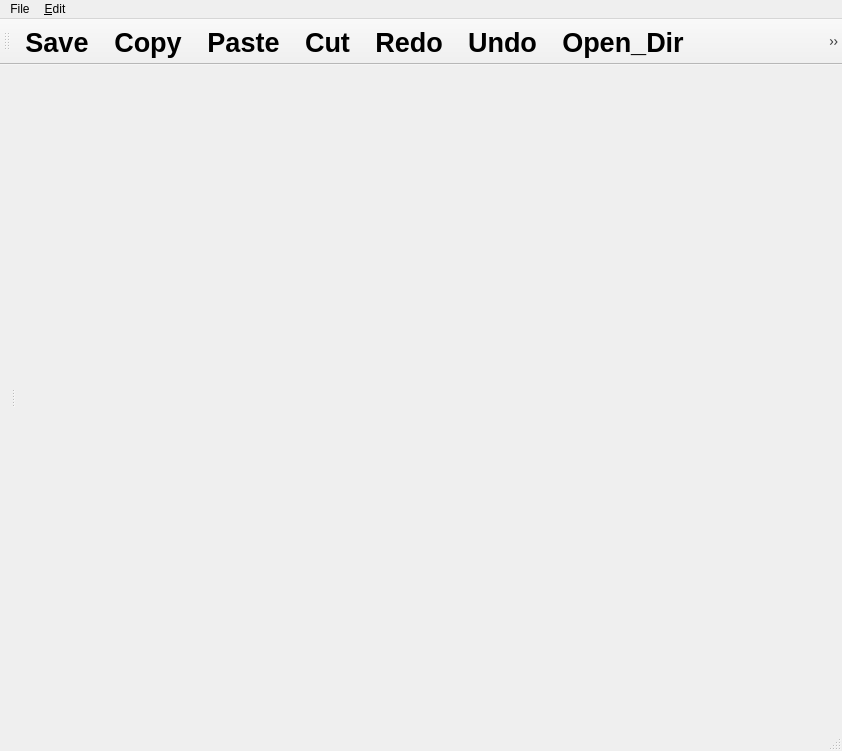
<?xml version="1.0" encoding="UTF-8"?>
<ui version="4.0">
 <class>MainWindow</class>
 <widget class="QMainWindow" name="MainWindow">
  <property name="geometry">
   <rect>
    <x>0</x>
    <y>0</y>
    <width>842</width>
    <height>751</height>
   </rect>
  </property>
  <property name="windowTitle">
   <string>MainWindow</string>
  </property>
  <property name="iconSize">
   <size>
    <width>32</width>
    <height>32</height>
   </size>
  </property>
  <widget class="QWidget" name="centralWidget">
   <layout class="QHBoxLayout" name="horizontalLayout">
    <item>
     <widget class="QSplitter" name="splitter">
      <property name="orientation">
       <enum>Qt::Horizontal</enum>
      </property>
      <widget class="QToolBox" name="toolBox">
       <property name="tabletTracking">
        <bool>false</bool>
       </property>
       <property name="acceptDrops">
        <bool>false</bool>
       </property>
       <property name="autoFillBackground">
        <bool>false</bool>
       </property>
      </widget>
      <widget class="QWidget" name="verticalLayoutWidget">
       <layout class="QVBoxLayout" name="lRight">
        <item>
         <widget class="QTabWidget" name="tabWidget">
          <property name="sizePolicy">
           <sizepolicy hsizetype="Expanding" vsizetype="Expanding">
            <horstretch>0</horstretch>
            <verstretch>0</verstretch>
           </sizepolicy>
          </property>
          <property name="minimumSize">
           <size>
            <width>548</width>
            <height>0</height>
           </size>
          </property>
          <property name="tabPosition">
           <enum>QTabWidget::North</enum>
          </property>
          <property name="tabShape">
           <enum>QTabWidget::Rounded</enum>
          </property>
          <property name="currentIndex">
           <number>-1</number>
          </property>
          <property name="iconSize">
           <size>
            <width>100</width>
            <height>20</height>
           </size>
          </property>
          <property name="elideMode">
           <enum>Qt::ElideRight</enum>
          </property>
          <property name="usesScrollButtons">
           <bool>true</bool>
          </property>
          <property name="documentMode">
           <bool>true</bool>
          </property>
          <property name="tabsClosable">
           <bool>true</bool>
          </property>
          <property name="movable">
           <bool>true</bool>
          </property>
          <property name="tabBarAutoHide">
           <bool>false</bool>
          </property>
         </widget>
        </item>
       </layout>
      </widget>
     </widget>
    </item>
   </layout>
  </widget>
  <widget class="QMenuBar" name="menuBar">
   <property name="geometry">
    <rect>
     <x>0</x>
     <y>0</y>
     <width>842</width>
     <height>22</height>
    </rect>
   </property>
   <widget class="QMenu" name="menuFile">
    <property name="title">
     <string>File</string>
    </property>
    <addaction name="action_Save"/>
    <addaction name="action_Find"/>
    <addaction name="actionadd_mkdir"/>
    <addaction name="actionOpen_File"/>
   </widget>
   <widget class="QMenu" name="menu_Edit">
    <property name="title">
     <string>&amp;Edit</string>
    </property>
    <addaction name="action_Cut"/>
    <addaction name="action_Copy"/>
    <addaction name="action_Paste"/>
    <addaction name="action_Redo"/>
    <addaction name="action_Undo"/>
   </widget>
   <addaction name="menuFile"/>
   <addaction name="menu_Edit"/>
  </widget>
  <widget class="QToolBar" name="mainToolBar">
   <property name="font">
    <font>
     <pointsize>20</pointsize>
     <weight>75</weight>
     <italic>false</italic>
     <bold>true</bold>
    </font>
   </property>
   <attribute name="toolBarArea">
    <enum>TopToolBarArea</enum>
   </attribute>
   <attribute name="toolBarBreak">
    <bool>false</bool>
   </attribute>
   <addaction name="action_Save"/>
   <addaction name="action_Copy"/>
   <addaction name="action_Paste"/>
   <addaction name="action_Cut"/>
   <addaction name="action_Redo"/>
   <addaction name="action_Undo"/>
   <addaction name="actionadd_mkdir"/>
   <addaction name="action_Find"/>
  </widget>
  <widget class="QStatusBar" name="statusBar"/>
  <action name="action_Save">
   <property name="text">
    <string>&amp;Save</string>
   </property>
   <property name="toolTip">
    <string>Save</string>
   </property>
   <property name="shortcut">
    <string>Ctrl+S</string>
   </property>
  </action>
  <action name="action_Undo">
   <property name="text">
    <string>&amp;Undo</string>
   </property>
   <property name="iconText">
    <string>Undo</string>
   </property>
   <property name="shortcut">
    <string>Ctrl+Z</string>
   </property>
  </action>
  <action name="action_Cut">
   <property name="text">
    <string>&amp;Cut</string>
   </property>
   <property name="iconText">
    <string>Cut</string>
   </property>
   <property name="shortcut">
    <string>Ctrl+X</string>
   </property>
  </action>
  <action name="action_Paste">
   <property name="checkable">
    <bool>false</bool>
   </property>
   <property name="text">
    <string>&amp;Paste</string>
   </property>
   <property name="shortcut">
    <string>Ctrl+V</string>
   </property>
  </action>
  <action name="actionadd_mkdir">
   <property name="text">
    <string>Open_Dir</string>
   </property>
   <property name="shortcut">
    <string>Ctrl+O</string>
   </property>
  </action>
  <action name="action_Copy">
   <property name="text">
    <string>Copy</string>
   </property>
   <property name="shortcut">
    <string>Ctrl+C</string>
   </property>
  </action>
  <action name="action_Redo">
   <property name="text">
    <string>Redo</string>
   </property>
   <property name="iconText">
    <string>Redo</string>
   </property>
   <property name="shortcut">
    <string>Ctrl+Shift+Z</string>
   </property>
  </action>
  <action name="action_Find">
   <property name="text">
    <string>&amp;Find/Replace</string>
   </property>
   <property name="shortcut">
    <string>Ctrl+F</string>
   </property>
  </action>
  <action name="actionOpen_File">
   <property name="text">
    <string>&amp;Open_File</string>
   </property>
   <property name="shortcut">
    <string>Ctrl+N</string>
   </property>
  </action>
 </widget>
 <layoutdefault spacing="6" margin="11"/>
 <resources/>
 <connections/>
</ui>
